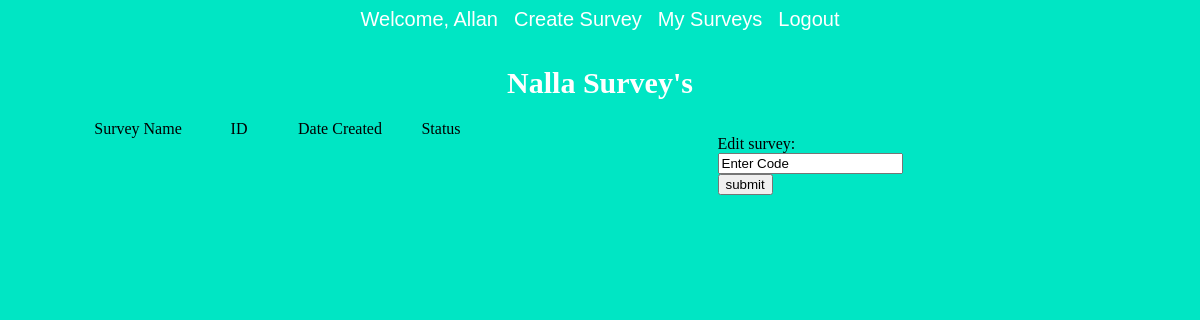
Page /cpsc332/mySurveys.php (signed in) on the earlier database version.
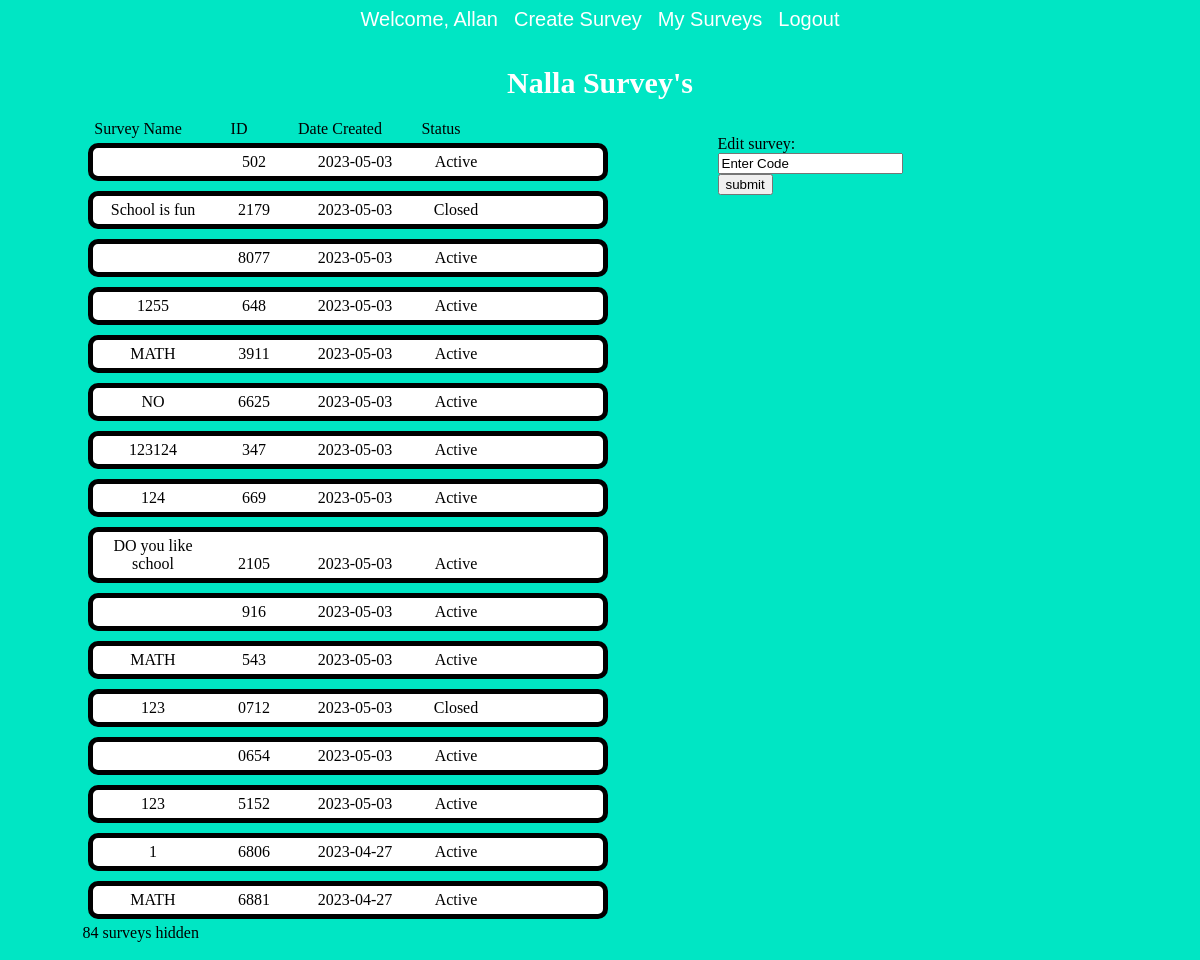
Same page on the later database version.
### tables this page shows
CREATE TABLE `users` (
  `id` bigint(20) NOT NULL,
  `user_name` varchar(100) NOT NULL,
  `password` varchar(100) NOT NULL,
  `FName` varchar(20) NOT NULL,
  `LName` varchar(20) NOT NULL,
  `email` varchar(100) NOT NULL,
  `PhoneNumber` varchar(11) DEFAULT NULL,
  `date` timestamp NOT NULL DEFAULT current_timestamp() ON UPDATE current_timestamp()
);

CREATE TABLE `survey` (
  `SurveyID` varchar(100) NOT NULL,
  `questionID` int(11) DEFAULT NULL,
  `id` bigint(20) DEFAULT NULL,
  `surveyName` varchar(20) DEFAULT NULL,
  `TimeStamp` date DEFAULT current_timestamp(),
  `status` varchar(6) DEFAULT NULL
);

### cpsc332/functions.php (called while the page is built, shortened)
<?php
function check_login($con)
{
   if(isset ($_SESSION['id']))
   {
    $id = $_SESSION['id'];
    $query = "Select * from users where id = '$id' limit 1";
    $result = mysqli_query($con,$query);
    if($result and mysqli_num_rows($result) > 0)
    {
        $user_data = mysqli_fetch_assoc($result);
        return $user_data;
    }
   }
   else{
    return false;
   }
   die;
}
?>

### cpsc332/mySurveys.php (the view, shortened to what this page needs)
<!DOCTYPE html>
<html>
<link rel="stylesheet" href="allpages.css">
<link rel="stylesheet" href="survey_page.css">
<?php
include("connect.php");
include("functions.php");
$user_data = check_login($con);
$counter =0;
echo "<div class='header'>";
echo "<ul>";
if(!empty($user_data["FName"])){
echo "<li>Welcome,   ".$user_data["FName"]."</li>";
echo "<li><a href='Index.php'> Create Survey</a></li>";
echo "<li><a href='mySurveys.php'> My Surveys</a></li>";
echo "<li><a href='logout.php'>Logout</a></li>";
}else{
echo "<li><a href='Index.php'> Create Survey</a></li>";
echo "<li><a href='login.php'> Login</a></li>";
}
echo "</ul>";
echo "</div>";
echo "<div class='mySurveysName'>";
echo $user_data['user_name']." Survey's";
echo "</div>";
echo "<div class='mySurveys'>";
echo "<div class='Surveys'>";
$query = "select surveyID, surveyName, TimeStamp, status from survey where id = {$user_data['id']} order by TimeStamp DESC";
$result = mysqli_query($con, $query);
echo "<span class='temp' id = 'sName'>Survey Name</span>";
echo "<span class='temp' id = 'sID'>ID</span>";
echo "<span class='temp' id = 'sTime'>Date Created</span>";
echo "<span class='temp' id = 'sStatus'>Status</span>";
echo "<br>";
while($surveys = mysqli_fetch_assoc($result)){
    if($counter <= 15){
    echo "<div class='SurveysText'>";
echo "<span class='temp' id = 'sName'>".$surveys['surveyName']."</span>";
echo "<span class='temp' id = 'sID'>".$surveys['surveyID']."</span>";
echo "<span class='temp' id = 'sTime'>".$surveys['TimeStamp']."</span>";
echo "<span class='temp' id = 'sStatus'>".$surveys['status']."</span>";
echo "</div>";
    }
$counter++;
}
if($counter > 15){
echo ($counter-15)." surveys hidden";
}
echo "</div>";
echo "<div  class='editInfo'>";
ECHO " Edit survey: ";
echo "<form method='post'  action=''>";
echo "<input type='text' id='edit' name='editTextBox' value ='Enter Code'><br>";
echo "<button> submit </button>";
echo " </form>";
echo "</div>";
echo "</div>";
?>

### cpsc332/allpages.css (style rules this page uses)
.header { display: flex; justify-content: space-evenly; }
ul { display: flex; list-style: none; margin: 0; padding: 0; gap: 16px; }
li a, li { color: white; text-decoration: none; font-family: sans-serif; font-size: 1.25rem; }

### cpsc332/survey_page.css (style rules this page uses)
.mySurveysName { font-size: 30px; text-align: center; font-weight: bold; color: white; margin: 10px; padding-top: 25px; }
.mySurveys { display: flex; flex-direction: row; justify-content: center; column-gap: 150px; padding-right: 200px; }
.editInfo { padding: 25px; }
.Surveys { width:450px; padding: 10px; }
.SurveysText { padding: 5px; border: 5px solid; background-color: white; border-radius: 10px; margin: 5px; display: inline-block; width: 500px; }
.temp { display: inline-block; }
#sName, #sID, #sTime,#sStatus { padding-left: 10px; text-align: center; width: 91px; }

Differences in the rows shown:
added survey: SurveyID "502", TimeStamp "2023-05-03", status "Active"
added survey: surveyName "School is fun", SurveyID "2179", TimeStamp "2023-05-03", status "Closed"
added survey: SurveyID "8077", TimeStamp "2023-05-03", status "Active"
added survey: surveyName "1255", SurveyID "648", TimeStamp "2023-05-03", status "Active"
added survey: surveyName "MATH", SurveyID "3911", TimeStamp "2023-05-03", status "Active"
added survey: surveyName "NO", SurveyID "6625", TimeStamp "2023-05-03", status "Active"
added survey: surveyName "123124", SurveyID "347", TimeStamp "2023-05-03", status "Active"
added survey: surveyName "124", SurveyID "669", TimeStamp "2023-05-03", status "Active"
added survey: surveyName "DO you like school", SurveyID "2105", TimeStamp "2023-05-03", status "Active"
added survey: SurveyID "916", TimeStamp "2023-05-03", status "Active"
added survey: surveyName "MATH", SurveyID "543", TimeStamp "2023-05-03", status "Active"
added survey: surveyName "123", SurveyID "0712", TimeStamp "2023-05-03", status "Closed"
added survey: SurveyID "0654", TimeStamp "2023-05-03", status "Active"
added survey: surveyName "123", SurveyID "5152", TimeStamp "2023-05-03", status "Active"
added survey: surveyName "1", SurveyID "6806", TimeStamp "2023-04-27", status "Active"
added survey: surveyName "MATH", SurveyID "6881", TimeStamp "2023-04-27", status "Active"
Other differences:
$counter-15: (not shown) → "84"
text now shown: "surveys hidden"
